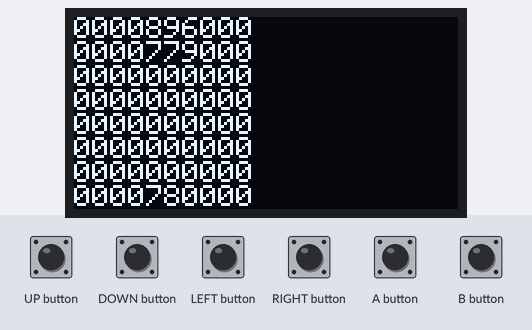
Bench run of a sketch on a simulated Arduboy, built with avr-gcc and run on an emulated ATmega32U4. Shown: 128×64 one-colour display. Random numbers use the default seed unless the sketch sets one.

Above: at 0.4 s.
At 2.3 s:
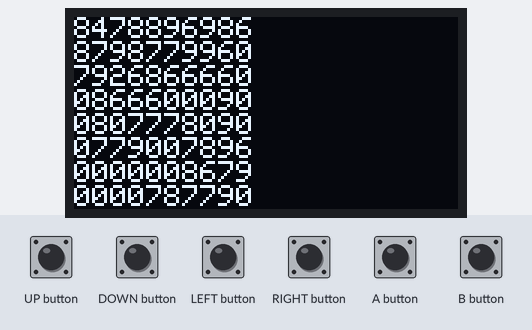
At 2.78 s:
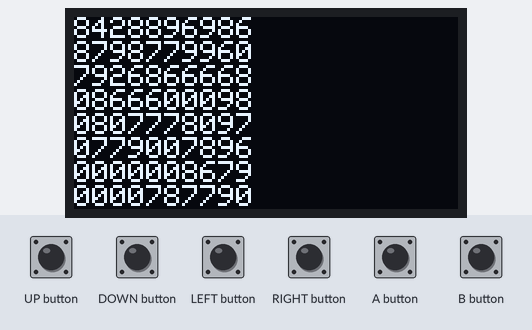
At 3.3 s:
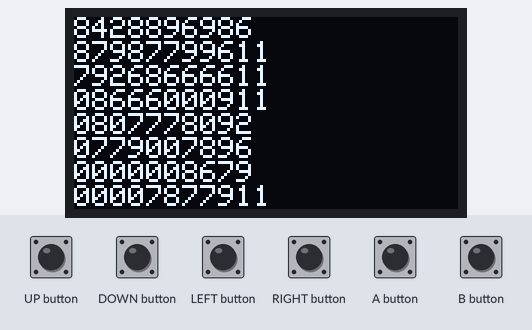
At 5.22 s:
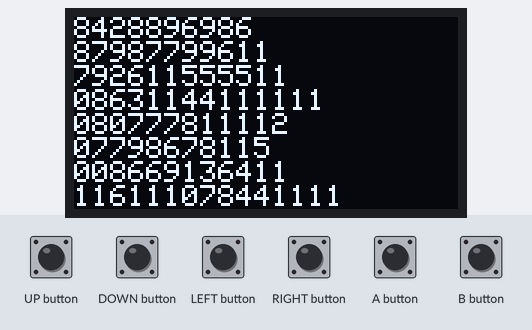
At 6.4 s:
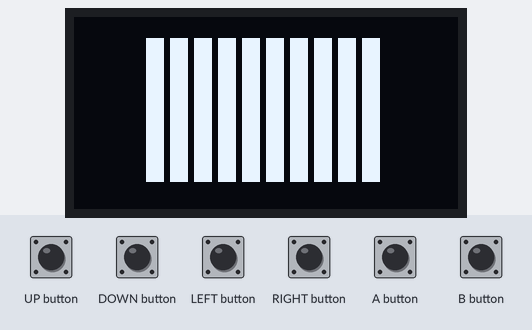

Measured:
- what the display in image 0 shows lasts 1.8 s, from 0.4 s to 2.2 s
- what the display in image 3 shows lasts 1.5 s, from 3.3 s to 4.8 s

The sketch:

DecemberProject.ino
```cpp
#include <Arduboy2.h>
Arduboy2 ard;
Sprites sprites;
#include "Bitmaps.h"
#include "ENums.h"
#include "Maps.h"
#include "Player.h"
PlayerClass Player;
MapElements Map[100];
#include "Game.h"


void setup() {
  ard.begin();
  ard.clear();
  ard.initRandomSeed();
}


void loop() {
  if(!ard.nextFrame())
    return;

  ard.pollButtons();
  ard.clear();

  switch(gameState)
  {
    case GameState::Gen: GenMaze(); gameState = GameState::Game; break;
    case GameState::Game: UpdateGame(); break;
  }

  ard.display();
}
```

Bitmaps.h
```cpp
#pragma once

const unsigned char PROGMEM Background[] =
{
// width, height,
8, 8,
// TILE 00
0x00, 0xff, 0xff, 0xff, 0xff, 0xff, 0xff, 0x00,
// TILE 01
0x7e, 0x7e, 0x7e, 0x7e, 0x7e, 0x7e, 0x7e, 0x7e,
// TILE 02
0xfe, 0xfe, 0xfe, 0xfe, 0xfe, 0xfe, 0xfe, 0x00,
// TILE 03
0x00, 0xfe, 0xfe, 0xfe, 0xfe, 0xfe, 0xfe, 0xfe,
// TILE 04
0x7f, 0x7f, 0x7f, 0x7f, 0x7f, 0x7f, 0x7f, 0x00,
// TILE 05
0x00, 0x7f, 0x7f, 0x7f, 0x7f, 0x7f, 0x7f, 0x7f,
// TILE 06
0x00, 0xfc, 0xfe, 0xfe, 0xfe, 0xde, 0xfc, 0x00,
// TILE 07
0xff, 0xf3, 0xc3, 0xf3, 0xf3, 0xc3, 0xf3, 0xff,
// TILE 08
0xff, 0x81, 0x6e, 0x6a, 0x6a, 0x6e, 0x81, 0xff,
// TILE 09
0xff, 0xff, 0xff, 0xff, 0xff, 0xff, 0xff, 0xff,
};
```

ENums.h
```cpp
#pragma once

#define MAXX 9
#define MAXY 9
#define TILE_SIZE 8
#define CENTERX 63
#define CENTERY 31

enum class GameState {
      MainMenu,
      Settings,
      Game ,
      LoadMap ,
      Gen,
};

enum class MapElements : uint8_t {
  Null,
  RoomCenter,
  RoomLeftDown,
  RoomLeftUp,
  RoomRightDown,
  RoomRightUp,
  RoomEndUp,
  RoomEndDown,
  RoomEndLeft,
  RoomEndRight,
  HallVer,
  HallHor,
  HallHorUp,
  HallHorDown,
  HallVerRight,
  HallVerLeft,
};


GameState gameState = GameState::Gen;
```

Game.h
```cpp
#pragma once
struct UPoint{
  uint8_t x;
  uint8_t y;
  bool Used;
};


void InitMap(){
  for(uint8_t i=0; i<100; i++){
    Map[i] = MapElements::Null;
  }
}

uint8_t GetOffset(uint8_t x,uint8_t y){ return (x+(y*MAXX));}

void AddToStack(UPoint * s,UPoint cp){
  for(uint8_t i=0; i<100; i++){
    if (s[i].Used == false) {
      s[i].x = cp.x;
      s[i].y = cp.y;
      s[i].Used = true;
      break;
    }
  }
}

UPoint RemoveFromStack(UPoint * s){
  UPoint p;
  for(uint8_t i=100; i>0; i--){
    if (s[i].Used == true) {
      p.x = s[i].x;
      p.y = s[i].y;
      s[i].Used = false;
      break;
    }
  }
  return p;
}

bool CheckDir(uint8_t d,uint8_t _x,uint8_t _y){
  uint8_t x = _x;
  uint8_t y = _y;

  switch(d){
    case 0:y++;break;
    case 1:y--;break;
    case 2:x++;break;
    case 3:x--;break;
  };

  if (x > MAXX+1) {return false;}
  if (y > MAXY+1) {return false;}

  if (Map[GetOffset(x,y)] == MapElements::Null) {return true;}
  else {return false;}
}

void SetMapCurrent(UPoint Cur,uint8_t d){
  MapElements Elem = Map[GetOffset(Cur.x,Cur.y)];
  MapElements Elem1 = MapElements::HallHor;
  if (Elem == MapElements::Null) {
    switch(d){
      case 0:Elem1 = MapElements::RoomEndDown; break;
      case 1:Elem1 = MapElements::RoomEndUp; break;
      case 2:Elem1 = MapElements::RoomEndLeft; break;
      case 3:Elem1 = MapElements::RoomEndRight; break;
      };
  } else {
    switch(Elem){
      case MapElements::RoomEndUp: if (d != 0){switch(d){
                                                case 1:Elem1 = MapElements::HallVer; break;
                                                case 2:Elem1 = MapElements::RoomRightUp; break;
                                                case 3:Elem1 = MapElements::RoomLeftUp; break;
                                                };
                                    } break;
      case MapElements::RoomEndDown: if (d != 1){switch(d){
                                                case 0:Elem1 = MapElements::HallVer; break;
                                                case 2:Elem1 = MapElements::RoomRightDown; break;
                                                case 3:Elem1 = MapElements::RoomLeftDown; break;
                                                };
                                    } break;
      case MapElements::RoomEndRight: if (d != 2){switch(d){
                                                case 1:Elem1 = MapElements::RoomRightDown; break;
                                                case 0:Elem1 = MapElements::RoomRightUp; break;
                                                case 3:Elem1 = MapElements::HallHor; break;
                                                };
                                    } break;
      case MapElements::RoomEndLeft: if (d != 3){switch(d){
                                                case 1:Elem1 = MapElements::RoomLeftDown; break;
                                                case 0:Elem1 = MapElements::RoomLeftUp; break;
                                                case 2:Elem1 = MapElements::HallHor; break;
                                                };
                                    } break;
      case MapElements::HallHor: if (d < 2) {switch(d){
                                  case 1:Elem1 = MapElements::HallHorDown; break;
                                  case 0:Elem1 = MapElements::HallHorUp; break;
                                 };
                                } break;
      case MapElements::HallVer: if (d > 2) {switch(d){
                                  case 2:Elem1 = MapElements::HallVerRight; break;
                                  case 3:Elem1 = MapElements::HallVerLeft; break;
                                 };
                                } break;

      case MapElements::HallHorUp: if (d == 1) { Elem1 = MapElements::RoomCenter;} break;
      case MapElements::HallHorDown:  if (d == 0) { Elem1 = MapElements::RoomCenter;} break;
      case MapElements::HallVerRight:  if (d == 3) { Elem1 = MapElements::RoomCenter;} break;
      case MapElements::HallVerLeft:  if (d == 2) { Elem1 = MapElements::RoomCenter;} break;

      case MapElements::RoomRightDown:if ((d != 1)&&(d != 2)) { switch(d){
                                        case 0:Elem1 = MapElements::HallVerRight;
                                        case 3:Elem1 = MapElements::HallHorDown;
                                        }
                                      } break;
      case MapElements::RoomRightUp:if ((d != 0)&&(d != 2)) { switch(d){
                                        case 0:Elem1 = MapElements::HallVerRight;
                                        case 3:Elem1 = MapElements::HallHorUp;
                                        }
                                      } break;

      case MapElements::RoomLeftDown:if ((d != 1)&&(d != 3)) { switch(d){
                                        case 0:Elem1 = MapElements::HallVerLeft;
                                        case 2:Elem1 = MapElements::HallHorDown;
                                        }
                                      } break;
      case MapElements::RoomLeftUp:if ((d != 0)&&(d != 3)) { switch(d){
                                        case 1:Elem1 = MapElements::HallVerLeft;
                                        case 2:Elem1 = MapElements::HallHorUp;
                                        }
                                      } break;


      default: Elem1 = MapElements::HallHor; break;

    }
    }
  Map[GetOffset(Cur.x,Cur.y)] = Elem1;
}


uint8_t CheckSuround(UPoint Cur){
  uint8_t x = Cur.x;
  uint8_t y = Cur.y;
  bool p[4];
  uint8_t Usable = 0;

  for (uint8_t i=0; i<4;i++){
    p[i] = CheckDir(i,x,y);
    if (p[i] == true) Usable++;
  }
  if (Usable == 0) {return 0;}
  else {
    uint8_t Rcount = random(0,Usable);
    for (uint8_t i=0; i<4;i++){
        if (p[i] == true) {
        if (Rcount != 0){Rcount--;}
        else{
          Usable = i;
          break;
        }
        }
    }
  }

  return Usable+1;
}

uint8_t GetUsed(){
  uint8_t Used = 0;
  for(uint8_t i=0; i<100; i++)
    if (Map[i] != MapElements::Null)
        Used++;
  return 100-Used;
}

void Disp(){
    ard.clear();
          for(uint8_t i=0; i<10; i++){
            for(uint8_t j=0; j<10; j++){
              ard.print(static_cast<uint8_t>(Map[GetOffset(i,j)]));
            }
            ard.println();
          }
    ard.display();
}

void InitPlayer(){

}

void DisplayEnviroment()
{
  int tileX = GetTileX(Player.x);
  int tileY = GetTileY(Player.y);
  int offsetX = GetTileXOffset(Player.x);
  int offsetY = GetTileYOffset(Player.y);

  for (int i = -5; i < 5; i++)
  {
    for(int j = -3; j < 3; j++)
    {
      uint8_t block = GetBlockTrans(tileX + i, tileY + j);
      int drawX = (i * 8) + CENTERX - offsetX;
      int drawY = (j * 8) + CENTERY - offsetY;
      sprites.drawSelfMasked(drawX, drawY, Background, block);
    }
  }
}

void GenMaze(){
    UPoint Stack[100];
    UPoint CurPoint;
    InitMap();
    CurPoint.x = random(0,9);
    CurPoint.y = random(0,9);
    Player.Tilex = CurPoint.x;
    Player.Tiley = CurPoint.y;
    uint8_t d = random(0,3);
    MapElements Elem1;
    switch(d){
      case 0:Elem1 = MapElements::RoomEndUp; break;
      case 1:Elem1 = MapElements::RoomEndDown; break;
      case 2:Elem1 = MapElements::RoomEndRight; break;
      case 3:Elem1 = MapElements::RoomEndLeft; break;
      };
    Map[GetOffset(CurPoint.x,CurPoint.y)] = Elem1;
    AddToStack(Stack,CurPoint);


    while (GetUsed() != 0){
      Disp();
      SetMapCurrent(CurPoint,d);
      if (CheckDir(d,CurPoint.x,CurPoint.y)){

          switch(d){
            case 0:CurPoint.y++;break;
            case 1:CurPoint.y--;break;
            case 2:CurPoint.x++;break;
            case 3:CurPoint.x--;break;
          };

          AddToStack(Stack,CurPoint);


            if (CheckSuround(CurPoint) != 0){
                d = CheckSuround(CurPoint)-1;
            }

      } else {
        if (CheckSuround(CurPoint) != 0){
          d = CheckSuround(CurPoint)-1;
        } else {
          CurPoint = RemoveFromStack(Stack);
        }
      }

    }
}

void UpdateGame(){
  DisplayEnviroment();
  Player.PlayerMovement();
}
```

Player.h
```cpp
#pragma once

class PlayerClass {
  public:
  unsigned x;
  unsigned y;
  uint8_t Tilex;
  uint8_t Tiley;
  uint8_t d;
  char H;
  byte Keys;
  byte Coins;
  bool Moving;
  uint8_t Frame;
  void PlayerMovement();
};

void PlayerClass::PlayerMovement() {
  Moving = false;
  if (ard.pressed(UP_BUTTON)){
    if (Walkable(x,y-1)){
      y-=1;
      Moving = true;
    }
    d = 0;
    }
  if (ard.pressed(DOWN_BUTTON)){
    if (Walkable(x,y+1)){
      y+=1;
      Moving = true;
    }
    d = 1;
    }
  if (ard.pressed(RIGHT_BUTTON)){
    if (Walkable(x+1,y)){
      x+=1;
      Moving = true;
    }
    d = 2;
    }
  if (ard.pressed(LEFT_BUTTON)){
    if (Walkable(x-1,y)){
      x-=1;
      Moving = true;
    }
    d = 3;
    }

  if (ard.pressed(A_BUTTON+B_BUTTON)){
    gameState = GameState::Gen;
  }
}
```

Source omitted: Maps.h (data table, 5720 bytes)
